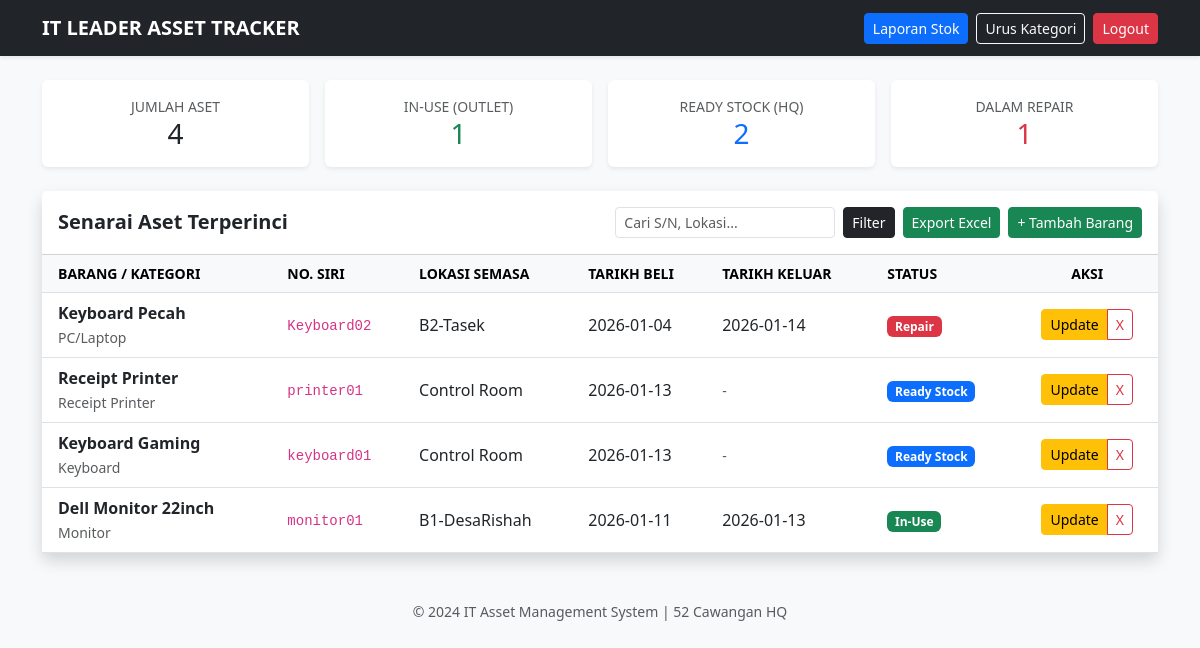
/index.php (signed in), run on the app's committed database.
### tables this page shows
CREATE TABLE IF NOT EXISTS `aset` (
  `id` int NOT NULL AUTO_INCREMENT,
  `nama_barang` varchar(100) DEFAULT NULL,
  `kategori` varchar(50) DEFAULT NULL,
  `no_siri` varchar(50) DEFAULT NULL,
  `lokasi_asal` varchar(100) DEFAULT NULL,
  `lokasi_sekarang` varchar(100) DEFAULT NULL,
  `status` varchar(50) DEFAULT NULL,
  `tarikh_update` timestamp NULL DEFAULT CURRENT_TIMESTAMP ON UPDATE CURRENT_TIMESTAMP,
  `tarikh_masuk` date DEFAULT NULL,
  `tarikh_keluar` date DEFAULT NULL,
  PRIMARY KEY (`id`)
);

### index.php (the view, shortened to what this page needs)
<?php
include('config.php');
?>
<!DOCTYPE html>
<html lang="ms">
<head>
    <link href="https://cdn.jsdelivr.net/npm/bootstrap@5.3.0/dist/css/bootstrap.min.css" rel="stylesheet">
</head>
<body class="bg-light">
    <nav class="navbar navbar-dark bg-dark mb-4 shadow-sm">
        <div class="container">
            <span class="navbar-brand fw-bold">IT LEADER ASSET TRACKER</span>
            <div class="d-flex">
                <a href="laporan.php" class="btn btn-primary btn-sm me-2">Laporan Stok</a>
                <a href="kategori.php" class="btn btn-outline-light btn-sm me-2">Urus Kategori</a>
                <a href="logout.php" class="btn btn-danger btn-sm">Logout</a>
            </div>
        </div>
    </nav>
    <div class="container">
        <?php
        $count_all = mysqli_num_rows(mysqli_query($koneksi, "SELECT id FROM aset"));
        $count_in_use = mysqli_num_rows(mysqli_query($koneksi, "SELECT id FROM aset WHERE status='In-Use'"));
        $count_ready = mysqli_num_rows(mysqli_query($koneksi, "SELECT id FROM aset WHERE status='Ready Stock'"));
        $count_repair = mysqli_num_rows(mysqli_query($koneksi, "SELECT id FROM aset WHERE status='Repair'"));
        ?>
        <div class="row mb-4 g-3 text-center">
            <div class="col-md-3">
                <div class="card p-3 shadow-sm border-0 card-stats border-dark h-100">
                    <small class="text-muted text-uppercase">Jumlah Aset</small>
                    <h3 class="mb-0 text-dark"><?php echo $count_all; ?></h3>
                </div>
            </div>
            <div class="col-md-3">
                <div class="card p-3 shadow-sm border-0 card-stats border-success h-100">
                    <small class="text-muted text-uppercase">In-Use (Outlet)</small>
                    <h3 class="mb-0 text-success"><?php echo $count_in_use; ?></h3>
                </div>
            </div>
            <div class="col-md-3">
                <div class="card p-3 shadow-sm border-0 card-stats border-primary h-100">
                    <small class="text-muted text-uppercase">Ready Stock (HQ)</small>
                    <h3 class="mb-0 text-primary"><?php echo $count_ready; ?></h3>
                </div>
            </div>
            <div class="col-md-3">
                <div class="card p-3 shadow-sm border-0 card-stats border-danger h-100">
                    <small class="text-muted text-uppercase">Dalam Repair</small>
                    <h3 class="mb-0 text-danger"><?php echo $count_repair; ?></h3>
                </div>
            </div>
        </div>
        <div class="card shadow border-0">
            <div class="card-header bg-white py-3 d-flex justify-content-between align-items-center">
                <h5 class="mb-0 fw-bold">Senarai Aset Terperinci</h5>
                <div class="d-flex">
                    <form method="GET" class="d-flex me-2">
                        <input type="text" name="cari" class="form-control form-control-sm me-2" placeholder="Cari S/N, Lokasi..." value="<?php echo isset($_GET['cari']) ? $_GET['cari'] : ''; ?>">
                        <button class="btn btn-dark btn-sm">Filter</button>
                    </form>
                    <a href="export.php" class="btn btn-success btn-sm me-2">Export Excel</a>
                    <a href="tambah.php" class="btn btn-success btn-sm">+ Tambah Barang</a>
                </div>
            </div>
            <div class="card-body p-0">
                <div class="table-responsive">
                    <table class="table table-hover table-middle mb-0">
                        <thead class="table-light text-uppercase small">
                            <tr>
                                <th class="ps-3">Barang / Kategori</th>
                                <th>No. Siri</th>
                                <th>Lokasi Semasa</th>
                                <th>Tarikh Beli</th>
                                <th>Tarikh Keluar</th>
                                <th>Status</th>
                                <th class="text-center">Aksi</th>
                            </tr>
                        </thead>
                        <tbody>
                            <?php
                            $where = "";
                            $q = mysqli_query($koneksi, "SELECT * FROM aset $where ORDER BY id DESC");
                            while($row = mysqli_fetch_array($q)){
                                $badge_class = "bg-secondary";
                                if($row['status'] == 'In-Use') $badge_class = "bg-success";
                                if($row['status'] == 'Ready Stock') $badge_class = "bg-primary text-white";
                                if($row['status'] == 'Repair') $badge_class = "bg-danger";
                                $tkh_out = ($row['tarikh_keluar'] == '0000-00-00' || $row['tarikh_keluar'] == null) ? '<span class="text-muted small">-</span>' : $row['tarikh_keluar'];
                                echo "<tr>
                                    <td class='ps-3'>
                                        <div class='fw-bold'>".$row['nama_barang']."</div>
                                        <small class='text-muted'>".$row['kategori']."</small>
                                    </td>
                                    <td><code>".$row['no_siri']."</code></td>
                                    <td>".$row['lokasi_sekarang']."</td>
                                    <td>".$row['tarikh_masuk']."</td>
                                    <td>".$tkh_out."</td>
                                    <td><span class='badge $badge_class'>".$row['status']."</span></td>
                                    <td class='text-center py-3'>
                                        <div class='btn-group' role='group'>
                                            <a href='edit.php?id=".$row['id']."' class='btn btn-warning btn-sm'>Update</a>
                                            <a href='padam.php?id=".$row['id']."' class='btn btn-outline-danger btn-sm' onclick='return confirm(\"Padam rekod ini?\")'>X</a>
                                        </div>
                                    </td>
                                </tr>";
                            }
                            ?>
                        </tbody>
                    </table>
                </div>
            </div>
        </div>
        <footer class="text-center mt-5 mb-4 text-muted small">
            &copy; 2024 IT Asset Management System | 52 Cawangan HQ
        </footer>
    </div>
</body>
</html>

### index.php (style rules this page uses)
.card-stats { border-top: 5px solid; }
.table-middle td { vertical-align: middle; }

### data on the page
aset: nama_barang "Keyboard Pecah", kategori "PC/Laptop", no_siri "Keyboard02", lokasi_sekarang "B2-Tasek", tarikh_masuk "2026-01-04", tarikh_keluar "2026-01-14", status "Repair"
aset: nama_barang "Receipt Printer", kategori "Receipt Printer", no_siri "printer01", lokasi_sekarang "Control Room", tarikh_masuk "2026-01-13", status "Ready Stock"
aset: nama_barang "Keyboard Gaming", kategori "Keyboard", no_siri "keyboard01", lokasi_sekarang "Control Room", tarikh_masuk "2026-01-13", status "Ready Stock"
aset: nama_barang "Dell Monitor 22inch", kategori "Monitor", no_siri "monitor01", lokasi_sekarang "B1-DesaRishah", tarikh_masuk "2026-01-11", tarikh_keluar "2026-01-13", status "In-Use"

### other printed values
$count_all "4"
$count_in_use "1"
$count_ready "2"
$count_repair "1"
